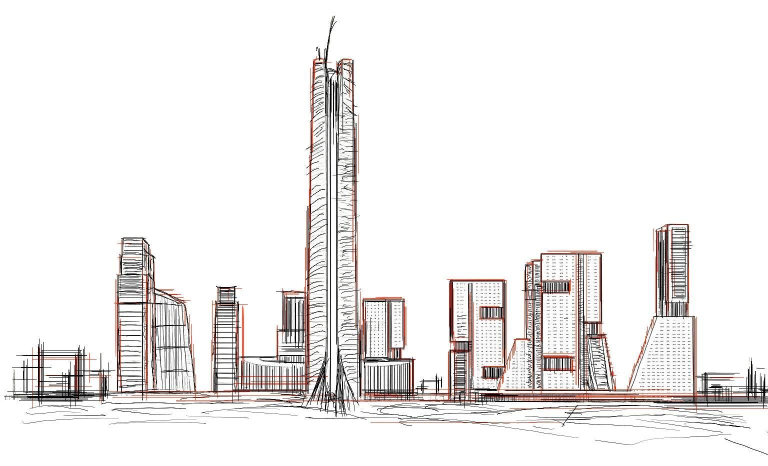
#> input picture media/cx-fig-01-1536.jpg, 1536 x 932 px (shown at 1/2 size)
$ python sample_colours.py ../media/cx-fig-01-1536.jpg
#> lines starting #> are read from the running program, lines starting #| are printed output that depends on the picture
#!/usr/bin/env python3
"""Sample dominant warm/red tones from source images to tune design tokens (private helper)."""
import sys
from collections import Counter
from PIL import Image

def dominant(path, pred, n=6):
#> called with path = '../media/cx-fig-01-1536.jpg', n = 6
    im = Image.open(path).convert("RGB")
#> im is the input picture: PIL image 1536x932 RGB; mean R, G, B 238.4, 236.3, 235.7
    im.thumbnail((400, 400))
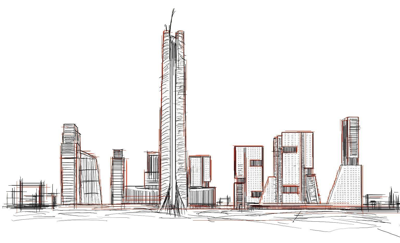
#> im: PIL image 400x243 RGB; mean R, G, B 238.3, 236.2, 235.6
    c = Counter()
    for px in im.getdata():
        r, g, b = px
        if pred(r, g, b):
            c[(r // 8 * 8, g // 8 * 8, b // 8 * 8)] += 1
#> after the loop, c = 129 items
    return [("#%02x%02x%02x" % k, v) for k, v in c.most_common(n)]

copper = lambda r, g, b: r > 120 and r > g + 30 and g > b + 10 and r - b > 60
red = lambda r, g, b: r > 120 and r > g + 60 and r > b + 60
for path in sys.argv[1:]:
    print(path.split("/")[-1])
    print("  copper:", dominant(path, copper))
    print("  red:", dominant(path, red))

$ run again, on media/cx-fig-02-1536.jpg
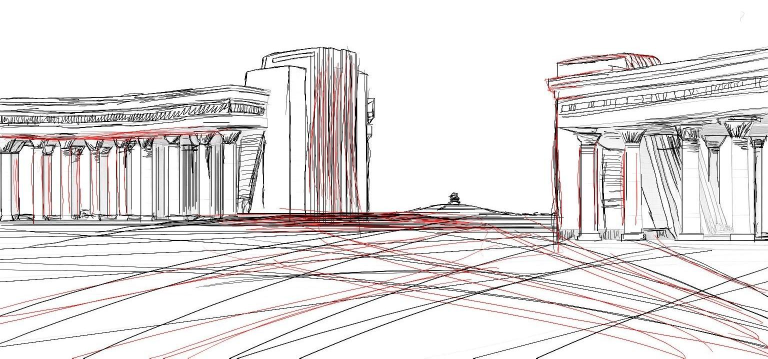
#> input picture media/cx-fig-02-1536.jpg, 1536 x 717 px (shown at 1/2 size)
#> in dominant, im is the input picture: PIL image 1536x717 RGB; mean R, G, B 227.4, 223.9, 223.9
#> in dominant, `im.thumbnail((400, 400))`:
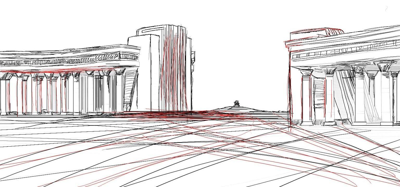
#> im: PIL image 400x187 RGB; mean R, G, B 227.2, 223.7, 223.7
#> after the loop in dominant, `for px in im.getdata():`: c = {(120, 64, 48): 1, (192, 128, 120): 1}
